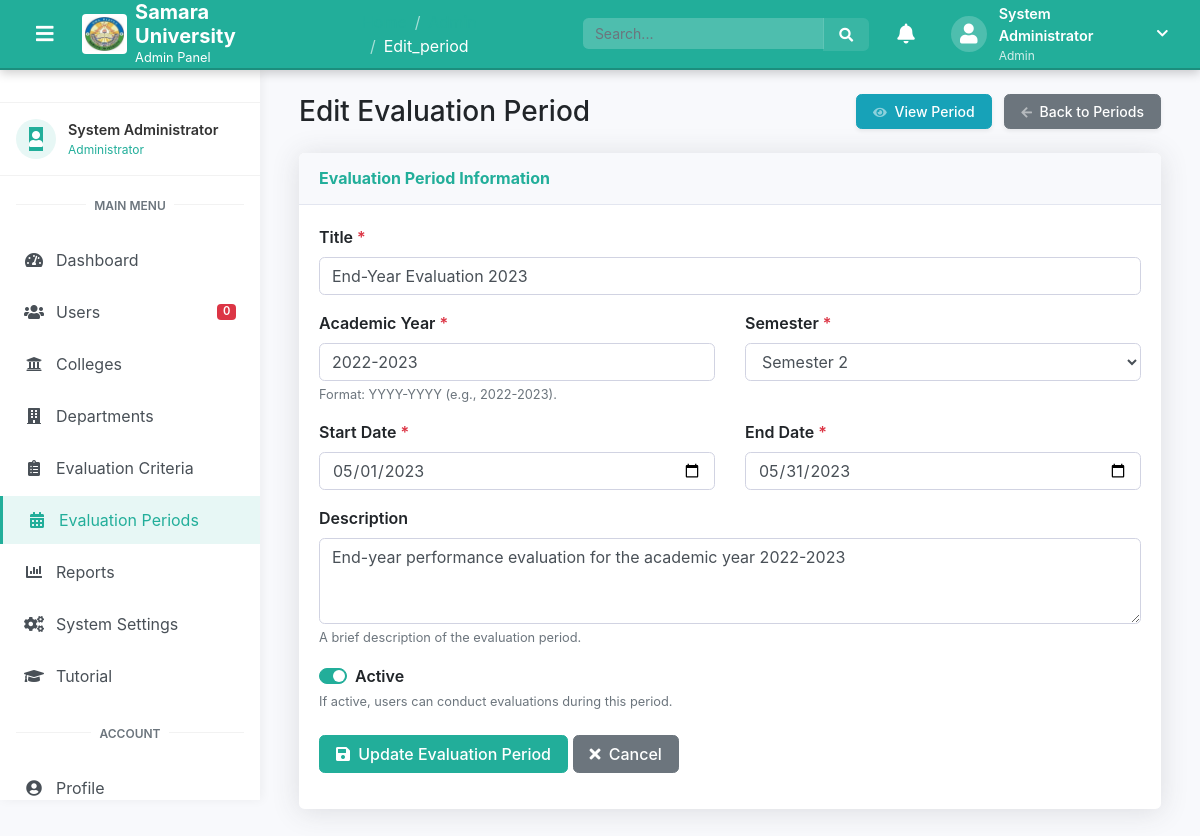
Page /admin/edit_period.php?id=2 (signed in) on the committed database.
### tables this page shows
CREATE TABLE IF NOT EXISTS evaluation_periods (
    period_id INT AUTO_INCREMENT PRIMARY KEY,
    title VARCHAR(100) NOT NULL,
    academic_year VARCHAR(20) NOT NULL,
    semester VARCHAR(20) NOT NULL,
    start_date DATE NOT NULL,
    end_date DATE NOT NULL,
    description TEXT,
    status ENUM('active', 'inactive') DEFAULT 'active',
    created_at TIMESTAMP DEFAULT CURRENT_TIMESTAMP,
    updated_at TIMESTAMP DEFAULT CURRENT_TIMESTAMP ON UPDATE CURRENT_TIMESTAMP
);

### includes/config.php (called while the page is built, shortened)
<?php
$base_url = 'http://localhost/samara_new/';
?>

### admin/edit_period.php (the view, shortened to what this page needs)
<?php
require_once BASE_PATH . '/includes/config.php';
$period_id = isset($_GET['id']) ? (int)$_GET['id'] : 0;
$period = null;
$sql = "SELECT * FROM evaluation_periods WHERE period_id = ?";
$stmt = $conn->prepare($sql);
$stmt->bind_param("i", $period_id);
$stmt->execute();
$result = $stmt->get_result();
if ($result && $result->num_rows === 1) {
    $period = $result->fetch_assoc();
} else {
    redirect($base_url . 'admin/evaluation_periods.php');
}
$title = $period['title'];
$academic_year = $period['academic_year'];
$semester = $period['semester'];
$start_date = $period['start_date'];
$end_date = $period['end_date'];
$description = $period['description'];
include_once BASE_PATH . '/includes/header_management.php';
include_once BASE_PATH . '/includes/sidebar.php';
?>
<div class="dashboard-content">
    <div class="container-fluid">
        <div class="d-sm-flex align-items-center justify-content-between mb-4">
            <h1 class="h3 mb-0 text-gray-800">Edit Evaluation Period</h1>
            <div>
                <a href="<?php echo $base_url; ?>admin/view_period.php?id=<?php echo $period_id; ?>" class="d-none d-sm-inline-block btn btn-sm btn-info shadow-sm mr-2">
                    <i class="fas fa-eye fa-sm text-white-50 mr-1"></i> View Period
                </a>
                <a href="<?php echo $base_url; ?>admin/evaluation_periods.php" class="d-none d-sm-inline-block btn btn-sm btn-secondary shadow-sm">
                    <i class="fas fa-arrow-left fa-sm text-white-50 mr-1"></i> Back to Periods
                </a>
            </div>
        </div>
        <div class="card shadow mb-4">
            <div class="card-header py-3">
                <h6 class="m-0 font-weight-bold text-primary">Evaluation Period Information</h6>
            </div>
            <div class="card-body">
                <form method="POST" action="<?php echo htmlspecialchars($_SERVER['PHP_SELF'] . '?id=' . $period_id); ?>" class="needs-validation" novalidate>
                    <div class="row">
                        <div class="col-md-12">
                            <div class="form-group">
                                <label for="title">Title <span class="text-danger">*</span></label>
                                <input type="text" class="form-control" id="title" name="title" value="<?php echo $title; ?>" required>
                            </div>
                        </div>
                    </div>
                    <div class="row">
                        <div class="col-md-6">
                            <div class="form-group">
                                <label for="academic_year">Academic Year <span class="text-danger">*</span></label>
                                <input type="text" class="form-control" id="academic_year" name="academic_year" value="<?php echo $academic_year; ?>" required>
                                <small class="form-text text-muted">Format: YYYY-YYYY (e.g., 2022-2023).</small>
                            </div>
                        </div>
                        <div class="col-md-6">
                            <div class="form-group">
                                <label for="semester">Semester <span class="text-danger">*</span></label>
                                <select class="form-control" id="semester" name="semester" required>
                                    <option value="2" <?php echo ($semester == '2') ? 'selected' : ''; ?>>Semester 2</option>
                                </select>
                            </div>
                        </div>
                    </div>
                    <div class="row">
                        <div class="col-md-6">
                            <div class="form-group">
                                <label for="start_date">Start Date <span class="text-danger">*</span></label>
                                <input type="date" class="form-control" id="start_date" name="start_date" value="<?php echo $start_date; ?>" required>
                            </div>
                        </div>
                        <div class="col-md-6">
                            <div class="form-group">
                                <label for="end_date">End Date <span class="text-danger">*</span></label>
                                <input type="date" class="form-control" id="end_date" name="end_date" value="<?php echo $end_date; ?>" required>
                            </div>
                        </div>
                    </div>
                    <div class="form-group">
                        <label for="description">Description</label>
                        <textarea class="form-control" id="description" name="description" rows="3"><?php echo $description; ?></textarea>
                        <small class="form-text text-muted">A brief description of the evaluation period.</small>
                    </div>
                    <div class="form-group">
                        <div class="custom-control custom-switch">
                            <label class="custom-control-label" for="status">Active</label>
                        </div>
                        <small class="form-text text-muted">If active, users can conduct evaluations during this period.</small>
                    </div>
                    <div class="form-group mt-4">
                        <button type="submit" class="btn btn-primary">
                            <i class="fas fa-save mr-1"></i> Update Evaluation Period
                        </button>
                        <a href="<?php echo $base_url; ?>admin/evaluation_periods.php" class="btn btn-secondary">
                            <i class="fas fa-times mr-1"></i> Cancel
                        </a>
                    </div>
                </form>
            </div>
        </div>
    </div>
</div>
<?php
include_once BASE_PATH . '/includes/footer_management.php';
?>

### assets/css/style.css (style rules this page uses)
:root { --primary-color: #22AE9A; --primary-dark: #1c8e7d; --primary-light: #7fd9ca; --primary-very-light: #e7f7f5; --primary-rgb: 34, 174, 154; --secondary-color: #6c757d; --secondary-dark: #5a6268; --secondary-light: #a1a8ae; --secondary-very-light: #f8f9fa; --secondary-rgb: 108, 117, 125; --text-primary: #212529; --text-secondary: #6c757d; --text-light: #f8f9fa; --border-radius: 0.35rem; --box-shadow: 0 0.15rem 1.75rem 0 rgba(58, 59, 69, 0.15); --transition: all 0.3s ease; }
body { font-family: 'Nunito', -apple-system, BlinkMacSystemFont, "Segoe UI", Roboto, "Helvetica Neue", Arial, sans-serif; font-size: 1rem; font-weight: 400; line-height: 1.5; color: var(--text-primary); background-color: #f8f9fc; }
a { color: var(--primary-color); text-decoration: none; transition: var(--transition); }
h1, h2, h3, h4, h5, h6 { font-weight: 700; margin-bottom: 0.5rem; line-height: 1.2; }
.text-primary { color: var(--primary-color) !important; }
.btn { border-radius: var(--border-radius); padding: 0.375rem 1rem; font-weight: 500; transition: var(--transition); }
.btn-primary { background-color: var(--primary-color); border-color: var(--primary-color); }
.form-control { border-radius: var(--border-radius); padding: 0.375rem 0.75rem; border: 1px solid #d1d3e2; transition: var(--transition); }
.form-group { margin-bottom: 1rem; }
label { font-weight: 600; margin-bottom: 0.5rem; color: var(--text-primary); }
.card { border: none; border-radius: var(--border-radius); box-shadow: var(--box-shadow); margin-bottom: 1.5rem; transition: var(--transition); }
.card-header { background-color: #f8f9fc; border-bottom: 1px solid #e3e6f0; padding: 1rem 1.25rem; border-top-left-radius: var(--border-radius) !important; border-top-right-radius: var(--border-radius) !important; }
.card-body { padding: 1.25rem; }
.shadow-sm { box-shadow: 0 0.125rem 0.25rem rgba(0, 0, 0, 0.075) !important; }
.shadow { box-shadow: var(--box-shadow) !important; }

### assets/css/theme.css (style rules this page uses)
:root { --admin-primary: #22AE9A; --admin-primary-dark: #1c8e7d; --admin-primary-light: #7fd9ca; --admin-primary-very-light: #e7f7f5; --admin-primary-rgb: 34, 174, 154; --college-primary: #2ECC71; --college-primary-dark: #27AE60; --college-primary-light: #82E0AA; --college-primary-very-light: #E9F7EF; --college-primary-rgb: 46, 204, 113; --dean-primary: #9B59B6; --dean-primary-dark: #8E44AD; --dean-primary-light: #D2B4DE; --dean-primary-very-light: #F4ECF7; --dean-primary-rgb: 155, 89, 182; --head-primary: #3498DB; --head-primary-dark: #2980B9; --head-primary-light: #85C1E9; --head-primary-very-light: #EBF5FB; --head-primary-rgb: 52, 152, 219; --hrm-primary: #E67E22; --hrm-primary-dark: #D35400; --hrm-primary-light: #F0B27A; --hrm-primary-very-light: #FDF2E9; --hrm-primary-rgb: 230, 126, 34; --staff-primary: #6A5ACD; --staff-primary-dark: #483D8B; --staff-primary-light: #9E91E7; --staff-primary-very-light: #F0EEF9; --staff-primary-rgb: 106, 90, 205; }
.admin-theme { --primary-color: var(--admin-primary); --primary-dark: var(--admin-primary-dark); --primary-light: var(--admin-primary-light); --primary-very-light: var(--admin-primary-very-light); --primary-rgb: var(--admin-primary-rgb); }
.btn-theme { background-color: var(--primary-color); border-color: var(--primary-color); color: #ffffff; }
.text-theme { color: var(--primary-color) !important; }
.custom-control-input:checked ~ .custom-control-label::before { background-color: var(--primary-color); border-color: var(--primary-color); }

### assets/css/management.css (style rules this page uses)
.dashboard-content { margin-left: 260px; margin-top: 70px; min-height: calc(100vh - 70px); transition: all 0.3s ease; padding: 1.5rem; background-color: #f8f9fc; }

### rows in the picture
evaluation_periods: title "End-Year Evaluation 2023", academic_year "2022-2023", semester "Semester 2", start_date "05/01/2023", end_date "05/31/2023", description "End-year performance evaluation for the academic year 2022-2023"

### other values in the picture
$page_title "Edit_period"
$user_name "System Administrator"
$user_role "Admin"
$item['title'] "Dashboard"
$item['title'] "Users"
$item['badge']['count'] "0"
$item['title'] "Colleges"
$item['title'] "Departments"
$item['title'] "Evaluation Criteria"
$item['title'] "Evaluation Periods"
$item['title'] "Reports"
$item['title'] "System Settings"
$item['title'] "Tutorial"
